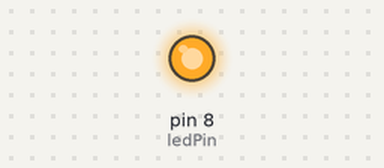
This sketch was run on a simulated Arduino Uno, built with avr-gcc and run on an emulated ATmega328P. On the bench: output pins drawn as LEDs (lit = HIGH).

Above: at 0.15 s.
At 14.0 s:
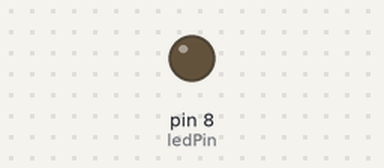
Timing chart, 0 to 19.5 s (numbered marks = the images above):
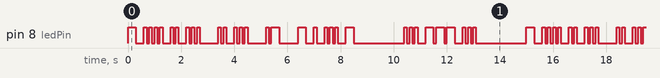

The sketch:

morsecode.ino
```cpp
int ledPin=8;

#include "morsecode.h"

void setup() {
  pinMode(ledPin,OUTPUT);
}


void loop() {
  // this is a test
  t(); h(); i(); s(); delay(wordSpace);
  i(); s(); delay(wordSpace);
  a(); delay(wordSpace);
  t(); e(); s(); t(); delay(wordSpace);

  delay(wordSpace);
  delay(wordSpace);
  delay(wordSpace);

  // sos
  s(); o(); s(); delay(wordSpace);
  delay(wordSpace);
  delay(wordSpace);
  delay(wordSpace);

}
```

morsecode.h
```cpp
/*
    basic time unit = duration of dot.
    duration of a dash = duration of dots x 3
    duration of dot = basic time unit
    duration of intraletter spacings = pause between two pulses within a letter = duration of dot
    spacings between letters in a word = duration of dots x 3
    spacings between words = generally duration of dots x 7, fast people speed up to 6 dots
    nomenclature of the pulses based on sounds =
      A ‘dot’ has to sound like “dit”.
      A ‘dash’ has to sound like “dah”.
      A ‘dot’, that is not the last dot in the sequence alloted to a letter, has to sound like “di”.
      e.g. The letter ‘S’ in Morse code should sound like di-di-dit and ‘Q’ sounds like dah-dah-di-dah.
*/
#define dotPeriod 100
#define dashPeriod (dotPeriod*3)
#define relaxTime (dotPeriod)
#define letterSpace (dotPeriod*2)
#define wordSpace (dotPeriod*4)

void dot() {
  digitalWrite(ledPin,HIGH);
  delay(dotPeriod);
  digitalWrite(ledPin,LOW);
  delay(relaxTime);
}

void dash() {
  digitalWrite(ledPin,HIGH);
  delay(dashPeriod);
  digitalWrite(ledPin,LOW);
  delay(relaxTime);
}

void a() {
  dot(); dash(); delay(letterSpace);
}

void b() {
  dash(); dot(); dot(); dot(); delay(letterSpace);
}

void c() {
  dash(); dot(); dash(); dot(); delay(letterSpace);
}

void d() {
  dash(); dot(); dot(); delay(letterSpace);
}

void e() {
  dot(); delay(letterSpace);
}

void f() {
  dot(); dot(); dash(); dot(); delay(letterSpace);
}

void g() {
  dash(); dash(); dot(); delay(letterSpace);
}

void h() {
  dot(); dot(); dot(); dot(); delay(letterSpace);
}

void i() {
  dot(); dot(); delay(letterSpace);
}

void j() {
  dot(); dash(); dash(); dash(); delay(letterSpace);
}

void k() {
  dash(); dot(); dash(); delay(letterSpace);
}

void l() {
  dot(); dot(); delay(letterSpace);
}

void m() {
  dash(); dash(); delay(letterSpace);
}

void n() {
  dash(); dot(); delay(letterSpace);
}

void o() {
  dash(); dash(); dash(); delay(letterSpace);
}

void p() {
  dot(); dash(); dash(); dot(); delay(letterSpace);
}

void q() {
  dash(); dash(); dot(); dash(); delay(letterSpace);
}

void r() {
  dot(); dash(); dot(); delay(letterSpace);
}

void s() {
  dot(); dot(); dot(); delay(letterSpace);
}

void t() {
  dash(); delay(letterSpace);
}

void u() {
  dot(); dot(); dash(); delay(letterSpace);
}

void v() {
  dot(); dot(); dot(); dash(); delay(letterSpace);
}

void w() {
  dot(); dash(); dash(); delay(letterSpace);
}

void x() {
  dash(); dot(); dot(); dash(); delay(letterSpace);
}

void y() {
  dash(); dot(); dash(); dash(); delay(letterSpace);
}

void z() {
  dash(); dash(); dot(); dot(); delay(letterSpace);
}

void one() {
  dot(); dash(); dash(); dash(); dash(); delay(letterSpace);
}

void two() {
  dot(); dot(); dash(); dash(); dash(); delay(letterSpace);
}

void three() {
  dot(); dot(); dot(); dash(); dash(); delay(letterSpace);
}

void four() {
  dot(); dot(); dot(); dot(); dash(); delay(letterSpace);
}

void five() {
  dot(); dot(); dot(); dot(); dot(); delay(letterSpace);
}

void six() {
 dash(); dot(); dot(); dot(); dot(); delay(letterSpace);
}

void seven() {
  dash(); dash(); dot(); dot(); dot(); delay(letterSpace);
}

void eight() {
  dash(); dash(); dash(); dot(); dot(); delay(letterSpace);
}

void nine() {
  dash(); dash(); dash(); dash(); dot(); delay(letterSpace);
}

void zero() {
  dash(); dash(); dash(); dash(); dash(); delay(letterSpace);
}
```

Measured:
- by itself, pin 8 (ledPin): moves between LOW and HIGH, repeating every 15.0 s
- by itself, everything shown: repeats every 15.0 s, in 64 steps
